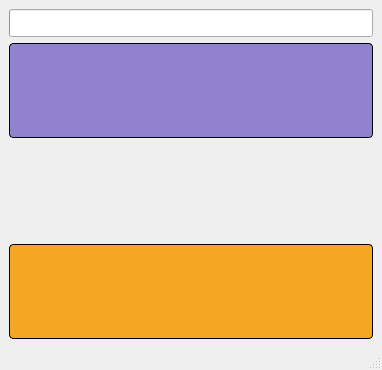
<?xml version="1.0" encoding="UTF-8"?>
<ui version="4.0">
 <class>MainWindow</class>
 <widget class="QMainWindow" name="MainWindow">
  <property name="geometry">
   <rect>
    <x>0</x>
    <y>0</y>
    <width>382</width>
    <height>370</height>
   </rect>
  </property>
  <property name="windowTitle">
   <string>English Dictionary</string>
  </property>
  <property name="windowIcon">
   <iconset theme="QIcon::ThemeIcon::DocumentNew"/>
  </property>
  <property name="styleSheet">
   <string notr="true"/>
  </property>
  <widget class="QWidget" name="centralwidget">
   <layout class="QVBoxLayout" name="verticalLayout">
    <item>
     <widget class="QProgressBar" name="progressBar">
      <property name="font">
       <font>
        <pointsize>13</pointsize>
       </font>
      </property>
      <property name="value">
       <number>0</number>
      </property>
      <property name="alignment">
       <set>Qt::AlignmentFlag::AlignCenter</set>
      </property>
      <property name="format">
       <string/>
      </property>
     </widget>
    </item>
    <item>
     <widget class="QLabel" name="label">
      <property name="sizePolicy">
       <sizepolicy hsizetype="Preferred" vsizetype="Expanding">
        <horstretch>0</horstretch>
        <verstretch>0</verstretch>
       </sizepolicy>
      </property>
      <property name="font">
       <font>
        <pointsize>15</pointsize>
       </font>
      </property>
      <property name="styleSheet">
       <string notr="true">QLabel {
    border-width: 1px;
    border-style: solid;
    border-radius: 4px;

	background-color: rgba(118, 100, 199,200);
}</string>
      </property>
      <property name="text">
       <string/>
      </property>
      <property name="alignment">
       <set>Qt::AlignmentFlag::AlignCenter</set>
      </property>
     </widget>
    </item>
    <item>
     <widget class="QWidget" name="widget" native="true">
      <property name="sizePolicy">
       <sizepolicy hsizetype="Preferred" vsizetype="Expanding">
        <horstretch>0</horstretch>
        <verstretch>0</verstretch>
       </sizepolicy>
      </property>
      <layout class="QHBoxLayout" name="horizontalLayout"/>
     </widget>
    </item>
    <item>
     <widget class="QLabel" name="label_2">
      <property name="sizePolicy">
       <sizepolicy hsizetype="Preferred" vsizetype="Expanding">
        <horstretch>0</horstretch>
        <verstretch>0</verstretch>
       </sizepolicy>
      </property>
      <property name="font">
       <font>
        <pointsize>15</pointsize>
       </font>
      </property>
      <property name="styleSheet">
       <string notr="true">QLabel {
    border-width: 1px;
    border-style: solid;
    border-radius: 4px;
	background-color: rgb(245, 166, 35);
}</string>
      </property>
      <property name="text">
       <string/>
      </property>
      <property name="alignment">
       <set>Qt::AlignmentFlag::AlignCenter</set>
      </property>
     </widget>
    </item>
   </layout>
  </widget>
  <widget class="QMenuBar" name="menubar">
   <property name="geometry">
    <rect>
     <x>0</x>
     <y>0</y>
     <width>382</width>
     <height>21</height>
    </rect>
   </property>
  </widget>
  <widget class="QStatusBar" name="statusbar">
   <property name="font">
    <font>
     <family>Arial</family>
     <pointsize>6</pointsize>
    </font>
   </property>
   <property name="styleSheet">
    <string notr="true">QStatusBar{
	color: rgba(255, 85, 0, 150);
}</string>
   </property>
  </widget>
 </widget>
 <resources/>
 <connections/>
</ui>
